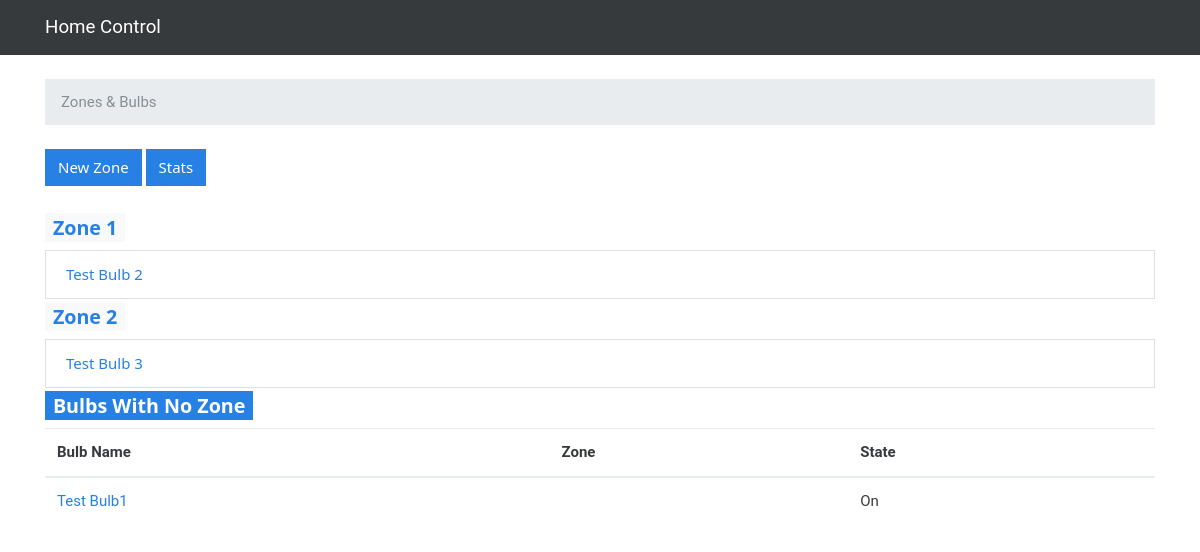
The page / on the database its author committed.
### lights/models.py (models this page shows, shortened)
class Zone(models.Model):
    name = models.CharField(max_length = 100)
    description = models.CharField(max_length = 100, blank=True, null=True)

class Bulb(models.Model):
    name = models.CharField(max_length = 100)
    bulb_type = models.CharField(max_length = 100, blank=True, null=True, default='')
    zone = models.ForeignKey(Zone, related_name = 'b_zone_id', blank=True, null=True)
    onOff = models.BooleanField(default = False)
    rgbColor = models.CharField(max_length=8, default = 'ffcc00', blank=True, null=True)
    brightness = models.IntegerField(default = 0, blank=True, null=True)
    consumption = models.IntegerField(default = 0, blank=True, null=True)
    ipAddr = models.CharField(max_length=16, blank=True, null=True)

### lights/views.py (the view)
# urls.py: 2. Add a URL to urlpatterns:  url(r'^$', views.home, name='home')
def home(request):
    zones = Zone.objects.all()
    bulbs = Bulb.objects.all()
    bulbsNoZone = Bulb.objects.exclude(zone__isnull=False)
    return render(request, 'home.html', {'bulbs': bulbs, 'bulbsNoZone': bulbsNoZone, 'zones': zones})

### templates/home.html (shortened to what this page needs)
{% extends 'base.html' %}
{% block breadcrumb %}
        <li class="breadcrumb-item active">Zones & Bulbs</li>
{% endblock %}
{% block content %}
    <div class="mb-4">
      <a href="{% url 'new_zone' %}" class="btn btn-primary">New Zone</a>
      <a href="{% url 'stats' %}" class="btn btn-primary">Stats</a>
    </div>
	{% for zone in zones %}
	<h3> <span class="badge badge-light"><a href="{% url 'control_zone' zone.pk %}"  sytle="color=white !important;"> {{ zone.name }}</a></span></h3>
	<ul class="list-group">
	  {% for bulb in bulbs %}
	     {% if bulb.zone == zone %}
	       <li class="list-group-item" ><a href="{% url 'edit_bulb' bulb.pk %}">{{ bulb.name }}</a></li>
	     {% endif %}
	  {% endfor %}
	</ul>
	{% endfor %}
  <h3> <span class="badge badge-primary">Bulbs With No Zone</span> </h3>
  <table class="table">
        <thead class="thead-inverse">
          <tr>
            <th>Bulb Name</th>
            <th>Zone</th>
            <th>State</th>
          </tr>
        </thead>
        <tbody>
          {% for bulb in bulbsNoZone %}
            <tr>
              <td>
                <a href="{% url 'edit_bulb' bulb.pk %}">{{ bulb.name }}</a>
              </td>
              <td>
              </td>
              <td>
                {% if bulb.onOff %}
                  On
                {% else %}
                  Off
                {% endif%}
              </td>
            </tr>
          {% endfor %}
        </tbody>
        </div>
{% endblock %}

### static/css/app.css (style rules this page uses)
.breadcrumb-item { font-family: 'Roboto', sans-serif; }
.table { font-family: 'Roboto', sans-serif !important; color: 'blue' !important; }

### rows shown on the page
Zone: name "Zone 1"
Bulb: name "Test Bulb 2"
Zone: name "Zone 2"
Bulb: name "Test Bulb 3"
Bulb: name "Test Bulb1", onOff "On"
